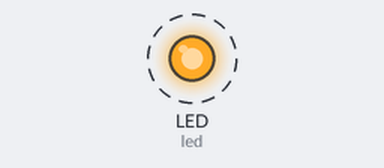
The program below on a simulated CircuitPython board. On the bench: output pins drawn as LEDs (lit = HIGH). Dashed ring = blinking. What the program prints to the serial console is not drawn.

Above: at 0.1 s.
Timing chart, 0 to 3.0 s (numbered marks = the images above):
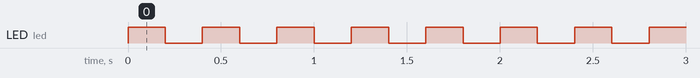

The program:

led-blink.py
```python
# ここにコードを書いてね :-)
import time
import board
import digitalio

led = digitalio.DigitalInOut(board.LED)
led.direction = digitalio.Direction.OUTPUT

while True:
    led.value = True
    print("on ",end="")
    time.sleep(0.20)
    led.value = False
    print("off ",end="")
    time.sleep(0.2)
```

Measured:
- by itself, LED (led): alternates HIGH for 0.20 s and LOW for 0.20 s
